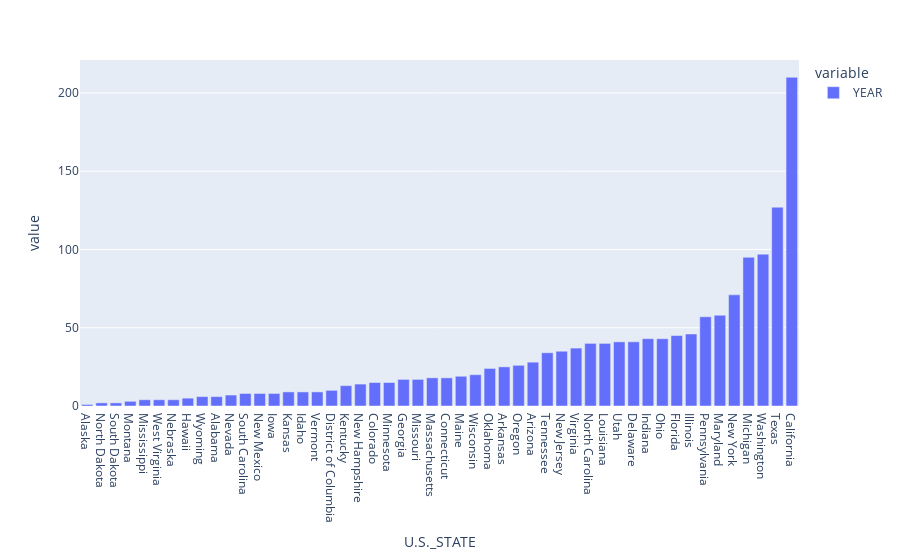

The notebook cell this image was saved under:
### Code cell
num_states = relevant.groupby('U.S._STATE')['YEAR'].count().sort_values()
states = px.bar(num_states)
states.show()

### Figure 1 — Plotly figure (JSON) as saved in the notebook; plotly's stock layout.template omitted (floating-point values rounded to 4 significant figures)
{"data": [{"alignmentgroup": "True", "hovertemplate": "variable=YEAR<br>U.S._STATE=%{x}<br>value=%{y}<extra></extra>", "legendgroup": "YEAR", "marker": {"color": "#636efa", "pattern": {"shape": ""}}, "name": "YEAR", "offsetgroup": "YEAR", "orientation": "v", "showlegend": true, "textposition": "auto", "type": "bar", "x": ["Alaska", "North Dakota", "South Dakota", "Montana", "Mississippi", "West Virginia", "Nebraska", "Hawaii", "Wyoming", "Alabama", "Nevada", "South Carolina", "New Mexico", "Iowa", "Kansas", "Idaho", "Vermont", "District of Columbia", "Kentucky", "New Hampshire", "Colorado", "Minnesota", "Georgia", "Missouri", "Massachusetts", "Connecticut", "Maine", "Wisconsin", "Oklahoma", "Arkansas", "Oregon", "Arizona", "Tennessee", "New Jersey", "Virginia", "North Carolina", "Louisiana", "Utah", "Delaware", "Indiana", "Ohio", "Florida", "Illinois", "Pennsylvania", "Maryland", "New York", "Michigan", "Washington", "Texas", "California"], "xaxis": "x", "y": [1, 2, 2, 3, 4, 4, 4, 5, 6, 6, 7, 8, 8, 8, 9, 9, 9, 10, 13, 14, 15, 15, 17, 17, 18, 18, 19, 20, 24, 25, 26, 28, 34, 35, 37, 40, 40, 41, 41, 43, 43, 45, 46, 57, 58, 71, 95, 97, 127, 210], "yaxis": "y"}], "layout": {"barmode": "relative", "legend": {"title": {"text": "variable"}, "tracegroupgap": 0}, "margin": {"t": 60}, "xaxis": {"anchor": "y", "domain": [0, 1], "title": {"text": "U.S._STATE"}}, "yaxis": {"anchor": "x", "domain": [0, 1], "title": {"text": "value"}}}}
